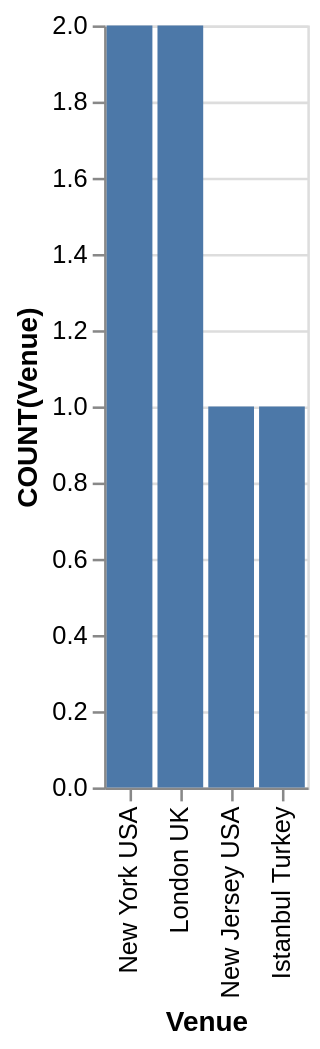

Write the Vega-Lite specification saved for this chart.
### Vega-Lite specification from a JSON file in a GitHub repository (floating-point values rounded to 4 significant figures)
{"data": {"values": [{"x_data": "New York USA", "y_data": 2}, {"x_data": "London UK", "y_data": 2}, {"x_data": "New Jersey USA", "y_data": 1}, {"x_data": "Istanbul Turkey", "y_data": 1}]}, "mark": "bar", "encoding": {"x": {"field": "x_data", "type": "nominal", "title": "Venue", "sort": {"op": "sum", "field": "y_data", "order": "descending"}}, "y": {"field": "y_data", "type": "quantitative", "title": "COUNT(Venue)"}}}
